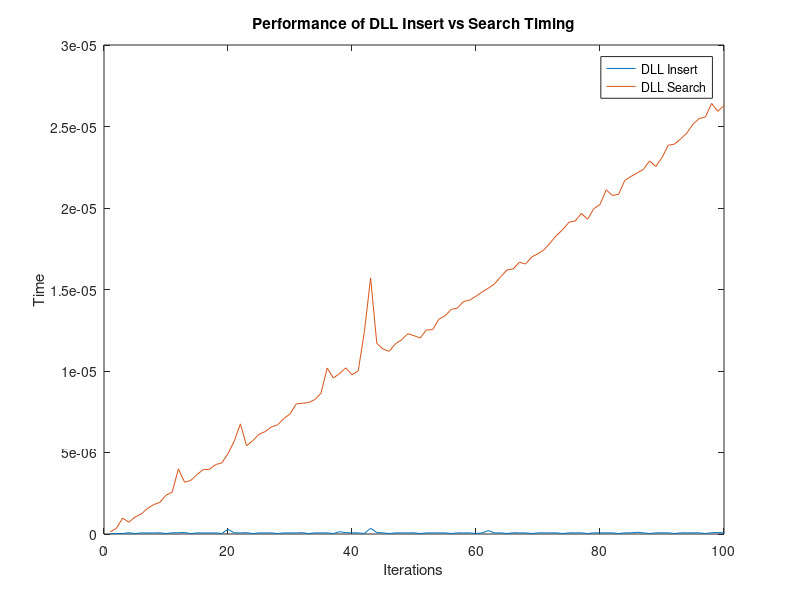

Recreate this plot in MATLAB.
clc 
close all 
clear all

DLL = csvread('insert_search_performance_doubly_ll_dataSetA.csv');
col1 = DLL(1, :);
col2 = DLL(2, :);
x = 1:1:100;
plot(x, col1)
hold on
plot(x, col2)
xlabel('Iterations');
ylabel('Time');
title('Performance of DLL Insert vs Search Timing');
legend('DLL Insert', 'DLL Search');